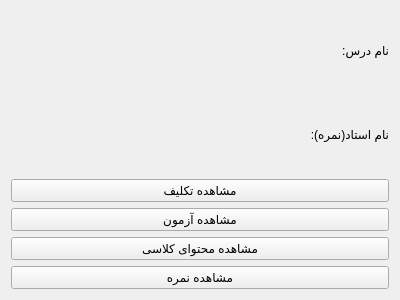
<?xml version="1.0" encoding="UTF-8"?>
<ui version="4.0">
 <class>StudentCourseInfo</class>
 <widget class="QWidget" name="StudentCourseInfo">
  <property name="geometry">
   <rect>
    <x>0</x>
    <y>0</y>
    <width>400</width>
    <height>300</height>
   </rect>
  </property>
  <property name="windowTitle">
   <string>اطلاعات درس</string>
  </property>
  <layout class="QVBoxLayout" name="verticalLayout">
   <item>
    <widget class="QLabel" name="courseNameLabel">
     <property name="text">
      <string>نام درس:</string>
     </property>
    </widget>
   </item>
   <item>
    <widget class="QLabel" name="courseMasterLabel">
     <property name="text">
      <string>نام استاد(نمره):</string>
     </property>
    </widget>
   </item>
   <item>
    <widget class="QPushButton" name="viewAssignmentButton">
     <property name="text">
      <string>مشاهده تکلیف</string>
     </property>
    </widget>
   </item>
   <item>
    <widget class="QPushButton" name="viewExamButton">
     <property name="text">
      <string>مشاهده آزمون</string>
     </property>
    </widget>
   </item>
   <item>
    <widget class="QPushButton" name="viewContentButton">
     <property name="text">
      <string>مشاهده محتوای کلاسی</string>
     </property>
    </widget>
   </item>
   <item>
    <widget class="QPushButton" name="viewGradeButton">
     <property name="text">
      <string>مشاهده نمره</string>
     </property>
    </widget>
   </item>
  </layout>
 </widget>
 <resources/>
 <connections/>
</ui>
